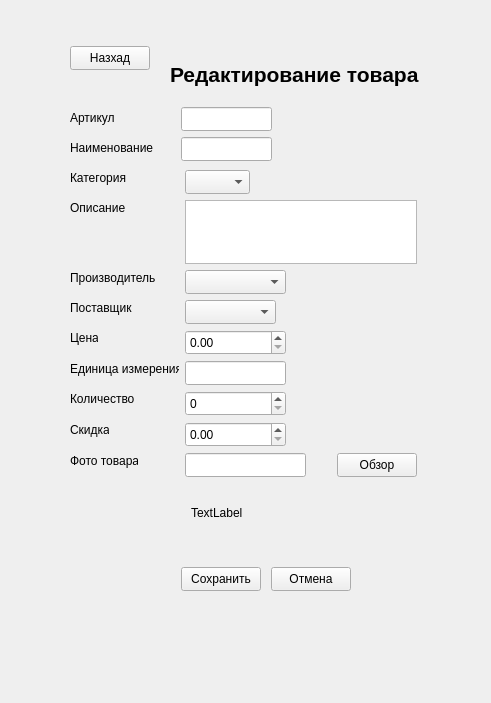
<?xml version="1.0" encoding="UTF-8"?>
<ui version="4.0">
 <class>Form</class>
 <widget class="QWidget" name="Form">
  <property name="geometry">
   <rect>
    <x>0</x>
    <y>0</y>
    <width>491</width>
    <height>703</height>
   </rect>
  </property>
  <property name="windowTitle">
   <string>Form</string>
  </property>
  <widget class="QComboBox" name="comboBox">
   <property name="geometry">
    <rect>
     <x>185</x>
     <y>170</y>
     <width>65</width>
     <height>24</height>
    </rect>
   </property>
  </widget>
  <widget class="QLabel" name="label_8">
   <property name="geometry">
    <rect>
     <x>70</x>
     <y>330</y>
     <width>28</width>
     <height>16</height>
    </rect>
   </property>
   <property name="text">
    <string>Цена</string>
   </property>
  </widget>
  <widget class="QDoubleSpinBox" name="doubleSpinBox_2">
   <property name="geometry">
    <rect>
     <x>185</x>
     <y>422</y>
     <width>101</width>
     <height>25</height>
    </rect>
   </property>
   <property name="maximum">
    <double>1000.000000000000000</double>
   </property>
  </widget>
  <widget class="QLineEdit" name="lineEdit_4">
   <property name="geometry">
    <rect>
     <x>185</x>
     <y>453</y>
     <width>121</width>
     <height>24</height>
    </rect>
   </property>
  </widget>
  <widget class="QDoubleSpinBox" name="doubleSpinBox">
   <property name="geometry">
    <rect>
     <x>185</x>
     <y>330</y>
     <width>101</width>
     <height>25</height>
    </rect>
   </property>
   <property name="decimals">
    <number>2</number>
   </property>
   <property name="maximum">
    <double>1000000.000000000000000</double>
   </property>
  </widget>
  <widget class="QLabel" name="label">
   <property name="geometry">
    <rect>
     <x>170</x>
     <y>60</y>
     <width>271</width>
     <height>28</height>
    </rect>
   </property>
   <property name="font">
    <font>
     <pointsize>16</pointsize>
     <bold>true</bold>
    </font>
   </property>
   <property name="text">
    <string>Редактирование товара</string>
   </property>
  </widget>
  <widget class="QLabel" name="label_6">
   <property name="geometry">
    <rect>
     <x>70</x>
     <y>270</y>
     <width>85</width>
     <height>16</height>
    </rect>
   </property>
   <property name="text">
    <string>Производитель</string>
   </property>
  </widget>
  <widget class="QLabel" name="label_2">
   <property name="geometry">
    <rect>
     <x>70</x>
     <y>110</y>
     <width>46</width>
     <height>16</height>
    </rect>
   </property>
   <property name="text">
    <string>Артикул</string>
   </property>
  </widget>
  <widget class="QLineEdit" name="lineEdit">
   <property name="geometry">
    <rect>
     <x>181</x>
     <y>107</y>
     <width>91</width>
     <height>24</height>
    </rect>
   </property>
  </widget>
  <widget class="QPushButton" name="pushButton_4">
   <property name="geometry">
    <rect>
     <x>337</x>
     <y>453</y>
     <width>80</width>
     <height>24</height>
    </rect>
   </property>
   <property name="text">
    <string>Обзор</string>
   </property>
  </widget>
  <widget class="QLabel" name="label_13">
   <property name="geometry">
    <rect>
     <x>191</x>
     <y>487</y>
     <width>100</width>
     <height>51</height>
    </rect>
   </property>
   <property name="maximumSize">
    <size>
     <width>100</width>
     <height>100</height>
    </size>
   </property>
   <property name="text">
    <string>TextLabel</string>
   </property>
   <property name="scaledContents">
    <bool>true</bool>
   </property>
  </widget>
  <widget class="QLineEdit" name="lineEdit_3">
   <property name="geometry">
    <rect>
     <x>185</x>
     <y>361</y>
     <width>101</width>
     <height>24</height>
    </rect>
   </property>
  </widget>
  <widget class="QLabel" name="label_3">
   <property name="geometry">
    <rect>
     <x>70</x>
     <y>140</y>
     <width>83</width>
     <height>16</height>
    </rect>
   </property>
   <property name="text">
    <string>Наименование</string>
   </property>
  </widget>
  <widget class="QLabel" name="label_11">
   <property name="geometry">
    <rect>
     <x>70</x>
     <y>422</y>
     <width>39</width>
     <height>16</height>
    </rect>
   </property>
   <property name="text">
    <string>Скидка</string>
   </property>
  </widget>
  <widget class="QSpinBox" name="spinBox">
   <property name="geometry">
    <rect>
     <x>185</x>
     <y>391</y>
     <width>101</width>
     <height>25</height>
    </rect>
   </property>
   <property name="maximum">
    <number>100</number>
   </property>
  </widget>
  <widget class="QPushButton" name="pushButton_3">
   <property name="geometry">
    <rect>
     <x>271</x>
     <y>567</y>
     <width>80</width>
     <height>24</height>
    </rect>
   </property>
   <property name="text">
    <string>Отмена</string>
   </property>
  </widget>
  <widget class="QPushButton" name="pushButton_2">
   <property name="geometry">
    <rect>
     <x>181</x>
     <y>567</y>
     <width>80</width>
     <height>24</height>
    </rect>
   </property>
   <property name="text">
    <string>Сохранить</string>
   </property>
  </widget>
  <widget class="QComboBox" name="comboBox_3">
   <property name="geometry">
    <rect>
     <x>185</x>
     <y>300</y>
     <width>91</width>
     <height>24</height>
    </rect>
   </property>
  </widget>
  <widget class="QLabel" name="label_10">
   <property name="geometry">
    <rect>
     <x>70</x>
     <y>391</y>
     <width>65</width>
     <height>16</height>
    </rect>
   </property>
   <property name="text">
    <string>Количество</string>
   </property>
  </widget>
  <widget class="QLineEdit" name="lineEdit_2">
   <property name="geometry">
    <rect>
     <x>181</x>
     <y>137</y>
     <width>91</width>
     <height>24</height>
    </rect>
   </property>
  </widget>
  <widget class="QPushButton" name="pushButton">
   <property name="geometry">
    <rect>
     <x>70</x>
     <y>46</y>
     <width>80</width>
     <height>24</height>
    </rect>
   </property>
   <property name="text">
    <string>Назхад</string>
   </property>
  </widget>
  <widget class="QLabel" name="label_7">
   <property name="geometry">
    <rect>
     <x>70</x>
     <y>300</y>
     <width>63</width>
     <height>16</height>
    </rect>
   </property>
   <property name="text">
    <string>Поставщик</string>
   </property>
  </widget>
  <widget class="QLabel" name="label_9">
   <property name="geometry">
    <rect>
     <x>70</x>
     <y>361</y>
     <width>109</width>
     <height>16</height>
    </rect>
   </property>
   <property name="text">
    <string>Единица измерения</string>
   </property>
  </widget>
  <widget class="QComboBox" name="comboBox_2">
   <property name="geometry">
    <rect>
     <x>185</x>
     <y>270</y>
     <width>101</width>
     <height>24</height>
    </rect>
   </property>
  </widget>
  <widget class="QTextEdit" name="textEdit">
   <property name="geometry">
    <rect>
     <x>185</x>
     <y>200</y>
     <width>232</width>
     <height>64</height>
    </rect>
   </property>
  </widget>
  <widget class="QLabel" name="label_12">
   <property name="geometry">
    <rect>
     <x>70</x>
     <y>453</y>
     <width>68</width>
     <height>16</height>
    </rect>
   </property>
   <property name="text">
    <string>Фото товара</string>
   </property>
  </widget>
  <widget class="QLabel" name="label_4">
   <property name="geometry">
    <rect>
     <x>70</x>
     <y>170</y>
     <width>56</width>
     <height>16</height>
    </rect>
   </property>
   <property name="text">
    <string>Категория</string>
   </property>
  </widget>
  <widget class="QLabel" name="label_5">
   <property name="geometry">
    <rect>
     <x>70</x>
     <y>200</y>
     <width>55</width>
     <height>16</height>
    </rect>
   </property>
   <property name="text">
    <string>Описание</string>
   </property>
  </widget>
 </widget>
 <resources/>
 <connections/>
</ui>
